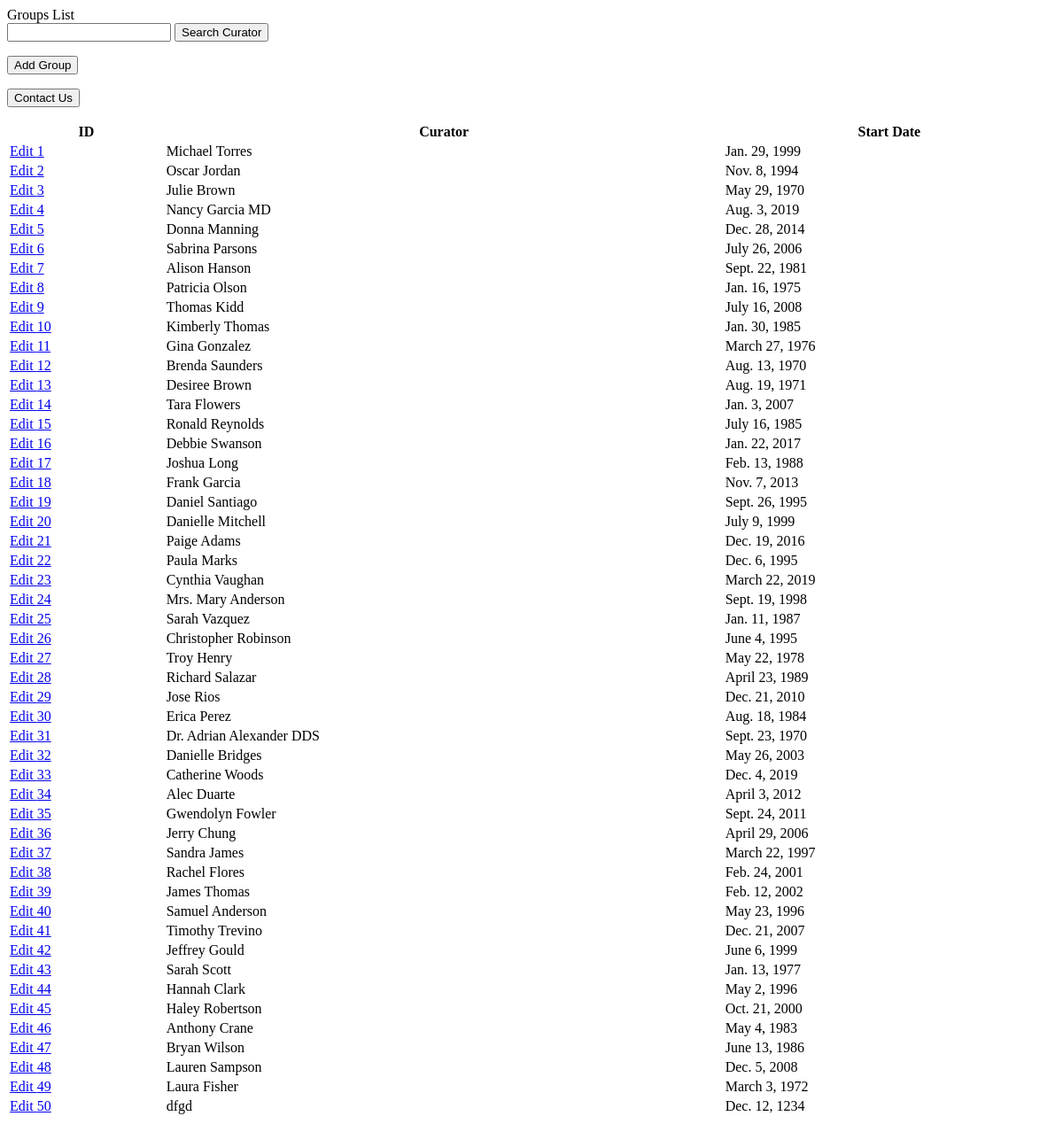
The page /stud_and_groups/groups_list/ on the database as committed earlier.
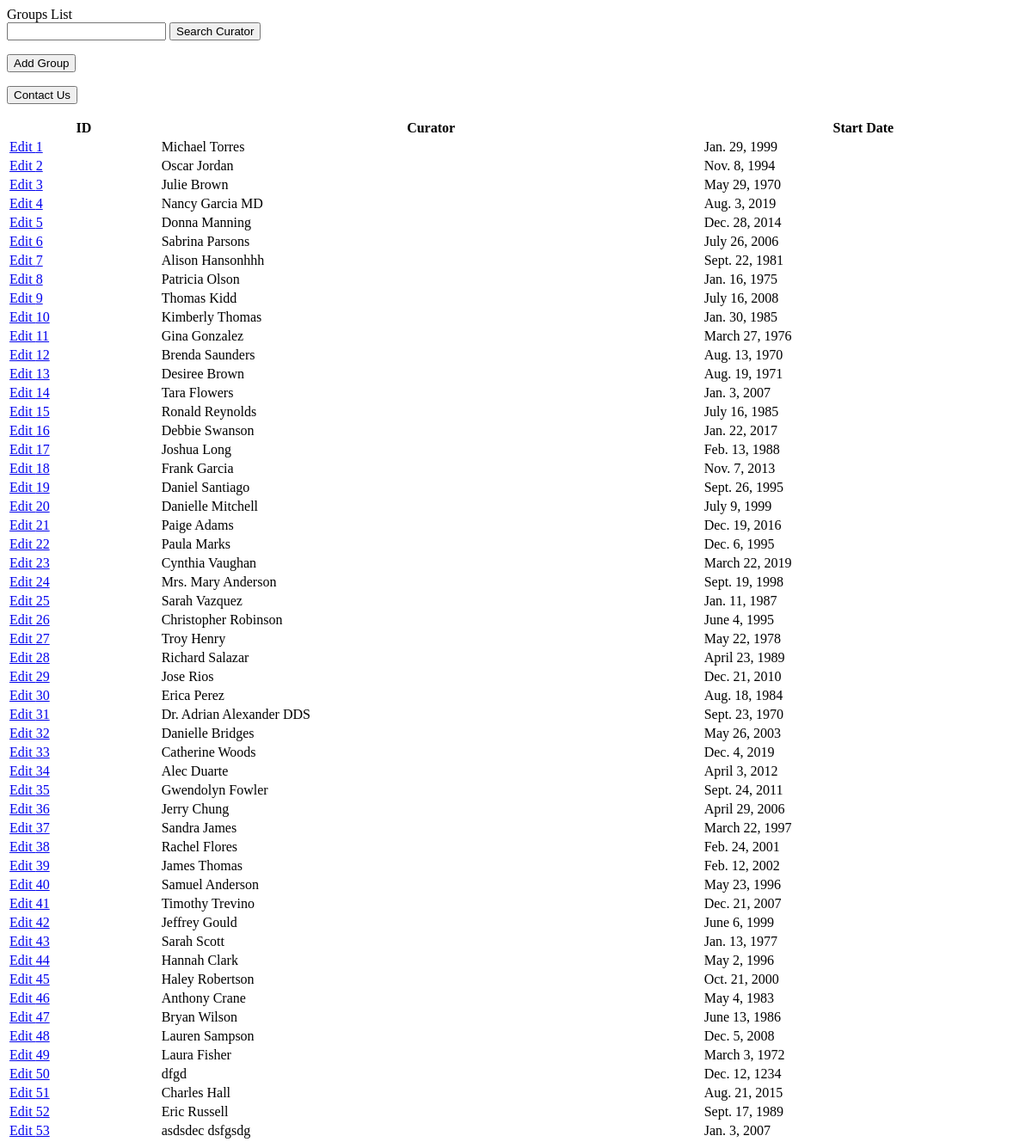
The same page on the database as committed later.
### students/models.py (models this page shows, shortened)
class Group(models.Model):
    group_number = models.IntegerField()
    curator = models.CharField(max_length=25)
    start_date = models.DateField()

### students/views.py (the view)
# urls.py: path('groups_list/', groups, name='groups'),
def groups(request):
    queryset = Group.objects.all()
    cur = request.GET.get('curator')
    if cur:
        queryset = queryset.filter(curator__contains=cur)
    return render(request, 'groups_list.html',
                  context={'groups': queryset})

### students/templates/groups_list.html (shortened to what this page needs)
{% extends 'base.html' %}
{% block content %}
Groups List
<form action="{% url 'groups' %}" method="get">
   <input name="curator">
   <input value="Search Curator" type="submit">
<a href="{% url 'groups-add' %}">
    <p><input type="button" value="Add Group"></p>
</a>
<a href="{% url 'contact' %}">
    <p><input type="button" value="Contact Us"></p>
</a>
</form>
<table style="width:100%">
  <tr>
    <th>ID</th>
    <th>Curator</th>
    <th>Start Date</th>
  </tr>
{% for group in groups %}
  <tr>
    <td><a href="{% url 'groups-edit' pk=group.id %}"> Edit {{ group.id }} </a></td>
    <td>{{ group.curator }}</td>
    <td>{{ group.start_date }}</td>
  </tr>
{% endfor %}
</table>
{% endblock content %}

Rows that differ between the two databases and show on the page:
changed Group id 7: curator "Alison Hanson" → "Alison Hansonhhh"
added Group: id "51", curator "Charles Hall", start_date "Aug. 21, 2015"
added Group: id "52", curator "Eric Russell", start_date "Sept. 17, 1989"
added Group: id "53", curator "asdsdec dsfgsdg", start_date "Jan. 3, 2007"
